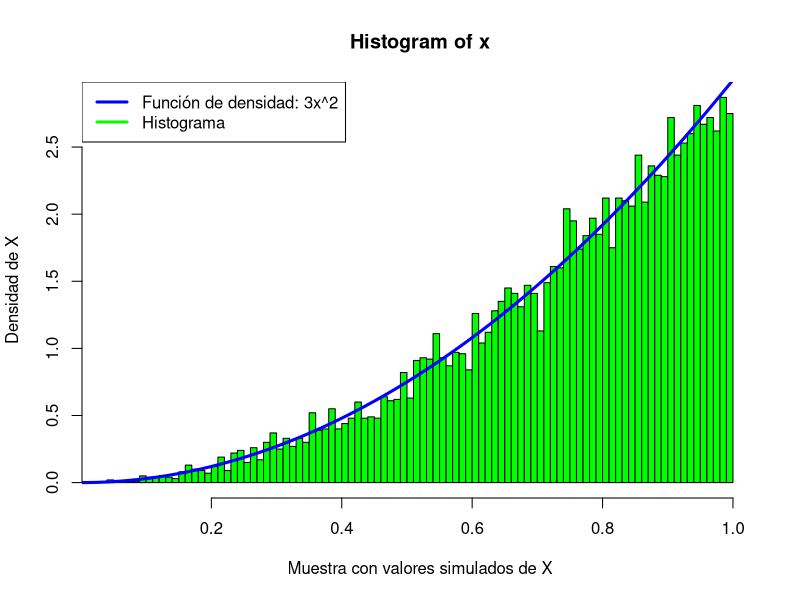
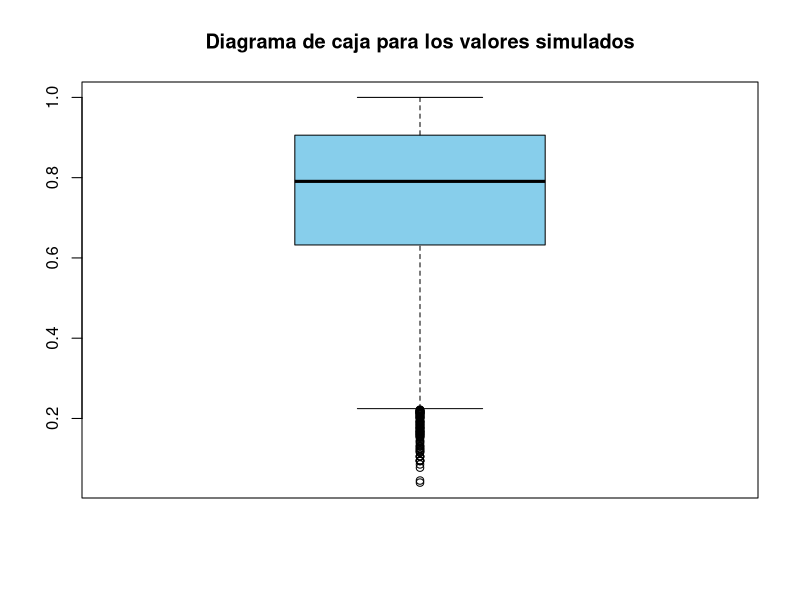

Source code (R) for these figures, in order:
## Simulación de n valores variable aleatoria que siguen la distribución dada
set.seed(123)
nsims <- 10000
u <- runif(nsims, 0, 1)
u
# Simulando los nuevos valores de x en función de u
x <- (u)^(1/3)
x
# resumen de medidas descriptivas de la variable simulada
summary(x)
# Generando histograma para los nuevos valores de x
hist(x, probability = TRUE, breaks = 100, 
     xlab = "Muestra con valores simulados de X",
     ylab = "Densidad de X",
     col = "green")
curve(3*x^2, from = 0, to = 1, lwd=3, col = "blue", add = TRUE)
legend("topleft",legend = c("Función de densidad: 3x^2","Histograma"), 
       col = c("blue","green"), lwd =3)
boxplot(x, col = "skyblue", main = "Diagrama de caja para los valores simulados") 

